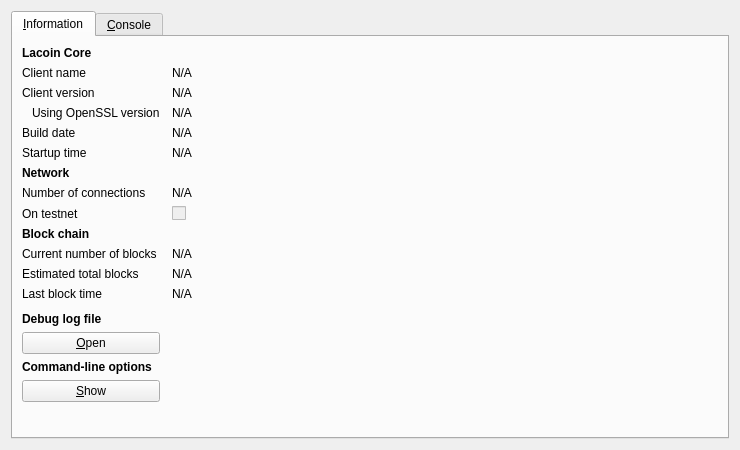
<?xml version="1.0" encoding="UTF-8"?>
<ui version="4.0">
 <class>RPCConsole</class>
 <widget class="QDialog" name="RPCConsole">
  <property name="geometry">
   <rect>
    <x>0</x>
    <y>0</y>
    <width>740</width>
    <height>450</height>
   </rect>
  </property>
  <property name="windowTitle">
   <string>Lacoin - Debug window</string>
  </property>
  <layout class="QVBoxLayout" name="verticalLayout_2">
   <item>
    <widget class="QTabWidget" name="tabWidget">
     <property name="currentIndex">
      <number>0</number>
     </property>
     <widget class="QWidget" name="tab_info">
      <attribute name="title">
       <string>&amp;Information</string>
      </attribute>
      <layout class="QGridLayout" name="gridLayout" columnstretch="0,1">
       <property name="horizontalSpacing">
        <number>12</number>
       </property>
       <item row="0" column="0">
        <widget class="QLabel" name="label_9">
         <property name="font">
          <font>
           <weight>75</weight>
           <bold>true</bold>
          </font>
         </property>
         <property name="text">
          <string>Lacoin Core</string>
         </property>
        </widget>
       </item>
       <item row="1" column="0">
        <widget class="QLabel" name="label_5">
         <property name="text">
          <string>Client name</string>
         </property>
        </widget>
       </item>
       <item row="1" column="1">
        <widget class="QLabel" name="clientName">
         <property name="cursor">
          <cursorShape>IBeamCursor</cursorShape>
         </property>
         <property name="text">
          <string>N/A</string>
         </property>
         <property name="textFormat">
          <enum>Qt::PlainText</enum>
         </property>
         <property name="textInteractionFlags">
          <set>Qt::LinksAccessibleByMouse|Qt::TextSelectableByKeyboard|Qt::TextSelectableByMouse</set>
         </property>
        </widget>
       </item>
       <item row="2" column="0">
        <widget class="QLabel" name="label_6">
         <property name="text">
          <string>Client version</string>
         </property>
        </widget>
       </item>
       <item row="2" column="1">
        <widget class="QLabel" name="clientVersion">
         <property name="cursor">
          <cursorShape>IBeamCursor</cursorShape>
         </property>
         <property name="text">
          <string>N/A</string>
         </property>
         <property name="textFormat">
          <enum>Qt::PlainText</enum>
         </property>
         <property name="textInteractionFlags">
          <set>Qt::LinksAccessibleByMouse|Qt::TextSelectableByKeyboard|Qt::TextSelectableByMouse</set>
         </property>
        </widget>
       </item>
       <item row="3" column="0">
        <widget class="QLabel" name="label_14">
         <property name="text">
          <string>Using OpenSSL version</string>
         </property>
         <property name="indent">
          <number>10</number>
         </property>
        </widget>
       </item>
       <item row="3" column="1">
        <widget class="QLabel" name="openSSLVersion">
         <property name="cursor">
          <cursorShape>IBeamCursor</cursorShape>
         </property>
         <property name="text">
          <string>N/A</string>
         </property>
         <property name="textFormat">
          <enum>Qt::PlainText</enum>
         </property>
         <property name="textInteractionFlags">
          <set>Qt::LinksAccessibleByMouse|Qt::TextSelectableByKeyboard|Qt::TextSelectableByMouse</set>
         </property>
        </widget>
       </item>
       <item row="4" column="0">
        <widget class="QLabel" name="label_12">
         <property name="text">
          <string>Build date</string>
         </property>
        </widget>
       </item>
       <item row="4" column="1">
        <widget class="QLabel" name="buildDate">
         <property name="cursor">
          <cursorShape>IBeamCursor</cursorShape>
         </property>
         <property name="text">
          <string>N/A</string>
         </property>
         <property name="textFormat">
          <enum>Qt::PlainText</enum>
         </property>
         <property name="textInteractionFlags">
          <set>Qt::LinksAccessibleByMouse|Qt::TextSelectableByKeyboard|Qt::TextSelectableByMouse</set>
         </property>
        </widget>
       </item>
       <item row="5" column="0">
        <widget class="QLabel" name="label_13">
         <property name="text">
          <string>Startup time</string>
         </property>
        </widget>
       </item>
       <item row="5" column="1">
        <widget class="QLabel" name="startupTime">
         <property name="cursor">
          <cursorShape>IBeamCursor</cursorShape>
         </property>
         <property name="text">
          <string>N/A</string>
         </property>
         <property name="textFormat">
          <enum>Qt::PlainText</enum>
         </property>
         <property name="textInteractionFlags">
          <set>Qt::LinksAccessibleByMouse|Qt::TextSelectableByKeyboard|Qt::TextSelectableByMouse</set>
         </property>
        </widget>
       </item>
       <item row="6" column="0">
        <widget class="QLabel" name="label_11">
         <property name="font">
          <font>
           <weight>75</weight>
           <bold>true</bold>
          </font>
         </property>
         <property name="text">
          <string>Network</string>
         </property>
        </widget>
       </item>
       <item row="7" column="0">
        <widget class="QLabel" name="label_7">
         <property name="text">
          <string>Number of connections</string>
         </property>
        </widget>
       </item>
       <item row="7" column="1">
        <widget class="QLabel" name="numberOfConnections">
         <property name="cursor">
          <cursorShape>IBeamCursor</cursorShape>
         </property>
         <property name="text">
          <string>N/A</string>
         </property>
         <property name="textFormat">
          <enum>Qt::PlainText</enum>
         </property>
         <property name="textInteractionFlags">
          <set>Qt::LinksAccessibleByMouse|Qt::TextSelectableByKeyboard|Qt::TextSelectableByMouse</set>
         </property>
        </widget>
       </item>
       <item row="8" column="0">
        <widget class="QLabel" name="label_8">
         <property name="text">
          <string>On testnet</string>
         </property>
        </widget>
       </item>
       <item row="8" column="1">
        <widget class="QCheckBox" name="isTestNet">
         <property name="enabled">
          <bool>false</bool>
         </property>
         <property name="text">
          <string/>
         </property>
        </widget>
       </item>
       <item row="9" column="0">
        <widget class="QLabel" name="label_10">
         <property name="font">
          <font>
           <weight>75</weight>
           <bold>true</bold>
          </font>
         </property>
         <property name="text">
          <string>Block chain</string>
         </property>
        </widget>
       </item>
       <item row="10" column="0">
        <widget class="QLabel" name="label_3">
         <property name="text">
          <string>Current number of blocks</string>
         </property>
        </widget>
       </item>
       <item row="10" column="1">
        <widget class="QLabel" name="numberOfBlocks">
         <property name="cursor">
          <cursorShape>IBeamCursor</cursorShape>
         </property>
         <property name="text">
          <string>N/A</string>
         </property>
         <property name="textFormat">
          <enum>Qt::PlainText</enum>
         </property>
         <property name="textInteractionFlags">
          <set>Qt::LinksAccessibleByMouse|Qt::TextSelectableByKeyboard|Qt::TextSelectableByMouse</set>
         </property>
        </widget>
       </item>
       <item row="11" column="0">
        <widget class="QLabel" name="label_4">
         <property name="text">
          <string>Estimated total blocks</string>
         </property>
        </widget>
       </item>
       <item row="11" column="1">
        <widget class="QLabel" name="totalBlocks">
         <property name="cursor">
          <cursorShape>IBeamCursor</cursorShape>
         </property>
         <property name="text">
          <string>N/A</string>
         </property>
         <property name="textFormat">
          <enum>Qt::PlainText</enum>
         </property>
         <property name="textInteractionFlags">
          <set>Qt::LinksAccessibleByMouse|Qt::TextSelectableByKeyboard|Qt::TextSelectableByMouse</set>
         </property>
        </widget>
       </item>
       <item row="12" column="0">
        <widget class="QLabel" name="label_2">
         <property name="text">
          <string>Last block time</string>
         </property>
        </widget>
       </item>
       <item row="12" column="1">
        <widget class="QLabel" name="lastBlockTime">
         <property name="cursor">
          <cursorShape>IBeamCursor</cursorShape>
         </property>
         <property name="text">
          <string>N/A</string>
         </property>
         <property name="textFormat">
          <enum>Qt::PlainText</enum>
         </property>
         <property name="textInteractionFlags">
          <set>Qt::LinksAccessibleByMouse|Qt::TextSelectableByKeyboard|Qt::TextSelectableByMouse</set>
         </property>
        </widget>
       </item>
       <item row="13" column="0">
        <spacer name="verticalSpacer_2">
         <property name="orientation">
          <enum>Qt::Vertical</enum>
         </property>
         <property name="sizeHint" stdset="0">
          <size>
           <width>20</width>
           <height>20</height>
          </size>
         </property>
        </spacer>
       </item>
       <item row="14" column="0">
        <widget class="QLabel" name="labelDebugLogfile">
         <property name="font">
          <font>
           <weight>75</weight>
           <bold>true</bold>
          </font>
         </property>
         <property name="text">
          <string>Debug log file</string>
         </property>
        </widget>
       </item>
       <item row="15" column="0">
        <widget class="QPushButton" name="openDebugLogfileButton">
         <property name="toolTip">
          <string>Open the Lacoin debug log file from the current data directory. This can take a few seconds for large log files.</string>
         </property>
         <property name="text">
          <string>&amp;Open</string>
         </property>
         <property name="autoDefault">
          <bool>false</bool>
         </property>
        </widget>
       </item>
       <item row="16" column="0">
        <widget class="QLabel" name="labelCLOptions">
         <property name="font">
          <font>
           <weight>75</weight>
           <bold>true</bold>
          </font>
         </property>
         <property name="text">
          <string>Command-line options</string>
         </property>
        </widget>
       </item>
       <item row="17" column="0">
        <widget class="QPushButton" name="showCLOptionsButton">
         <property name="toolTip">
          <string>Show the Lacoin-Qt help message to get a list with possible Lacoin command-line options.</string>
         </property>
         <property name="text">
          <string>&amp;Show</string>
         </property>
         <property name="autoDefault">
          <bool>false</bool>
         </property>
        </widget>
       </item>
       <item row="18" column="0">
        <spacer name="verticalSpacer">
         <property name="orientation">
          <enum>Qt::Vertical</enum>
         </property>
         <property name="sizeHint" stdset="0">
          <size>
           <width>20</width>
           <height>40</height>
          </size>
         </property>
        </spacer>
       </item>
      </layout>
     </widget>
     <widget class="QWidget" name="tab_console">
      <attribute name="title">
       <string>&amp;Console</string>
      </attribute>
      <layout class="QVBoxLayout" name="verticalLayout_3">
       <property name="spacing">
        <number>3</number>
       </property>
       <item>
        <widget class="QTextEdit" name="messagesWidget">
         <property name="minimumSize">
          <size>
           <width>0</width>
           <height>100</height>
          </size>
         </property>
         <property name="readOnly">
          <bool>true</bool>
         </property>
         <property name="tabKeyNavigation" stdset="0">
          <bool>false</bool>
         </property>
         <property name="columnCount" stdset="0">
          <number>2</number>
         </property>
        </widget>
       </item>
       <item>
        <layout class="QHBoxLayout" name="horizontalLayout">
         <property name="spacing">
          <number>3</number>
         </property>
         <item>
          <widget class="QLabel" name="label">
           <property name="text">
            <string notr="true">&gt;</string>
           </property>
          </widget>
         </item>
         <item>
          <widget class="QLineEdit" name="lineEdit"/>
         </item>
         <item>
          <widget class="QPushButton" name="clearButton">
           <property name="maximumSize">
            <size>
             <width>24</width>
             <height>24</height>
            </size>
           </property>
           <property name="toolTip">
            <string>Clear console</string>
           </property>
           <property name="text">
            <string/>
           </property>
           <property name="icon">
            <iconset resource="../bitcoin.qrc">
             <normaloff>:/icons/remove</normaloff>:/icons/remove</iconset>
           </property>
           <property name="shortcut">
            <string notr="true">Ctrl+L</string>
           </property>
           <property name="autoDefault">
            <bool>false</bool>
           </property>
          </widget>
         </item>
        </layout>
       </item>
      </layout>
     </widget>
    </widget>
   </item>
  </layout>
 </widget>
 <resources>
  <include location="../bitcoin.qrc"/>
 </resources>
 <connections/>
</ui>
